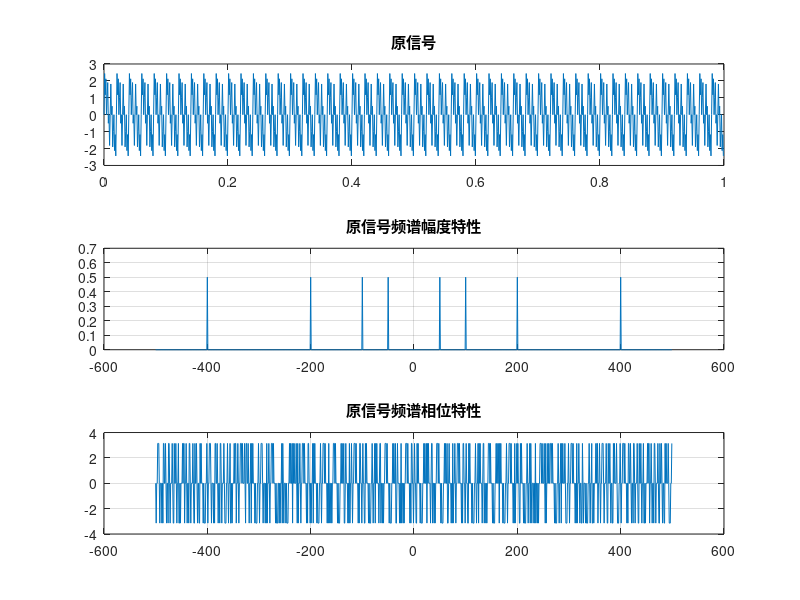
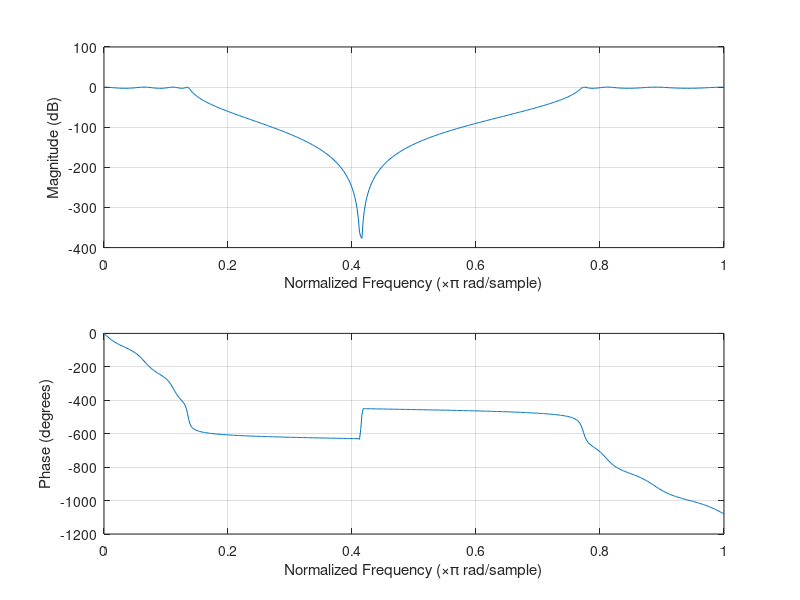
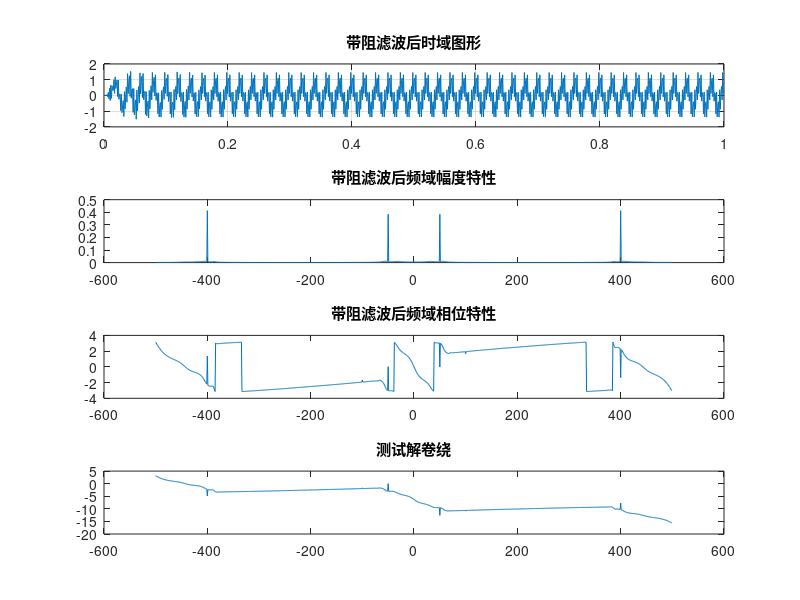

Write the MATLAB code that produced these figures, in order.
clear;
clc;
% 巴特沃斯滤波器的基本使用
%{
[Z,P,K] = buttap(20);
[num,den] = zp2tf(Z,P,K);
freqs(num,den);
%}

% 巴特沃斯低通滤波器幅频特性曲线
%{
n = 0:0.01:2;
for i=1:4
    switch i
        case 1
            N = 1;
        case 2
            N =3;
        case 3
            N =8;
        case 4
            N = 12;
    end
    [z,p,k] = buttap(N);    % 函数调用
    [b,a] = zp2tf(z,p,k);   % 得到传递函数
    [h,w] = freqs(b,a,n);   % 特性分析
    magh = abs(h);
    subplot(2,2,i);plot(w,magh);
    axis([0 2 0 1]);
    xlabel('w/wc');
    ylabel('|H(jw)|^2');
    title(['filter N =',num2str(N)]);
    grid on;
end
%}

% 巴特沃斯滤波器设计低通滤波器
%{
fn = 10000;
fp = 2000;
fs = 3000;
Rp =4;
Rs = 30;
Wp = fp/(fn/2); % 计算归一化角频率
Ws = fs/(fn/2);
[n,Wn] = buttord(Wp,Ws,Rp,Rs);disp(n);disp(Wn);
% 计算阶数和截止频率
[b,a] = butter(n,Wn);
% 计算H(z) 的分子、分母多项式系数
[H,F] = freqz(b,a,1000,8000);
% 计算H(z) 的幅频响应，freqz(b,a,计算点数,采样速率)
subplot(121);
plot(F,20*log10(abs(H)));
xlabel('频率(Hz)');
ylabel('幅值(dB)');
title('低通滤波器');
axis([0 4000 -30 3]);
grid on;
subplot(122);
pha = angle(H)*180/pi;
plot(F,pha);
xlabel('频率(Hz)');
ylabel('相位');
grid on;
%}

% 巴特沃斯滤波器设计高通滤波器
%{
fn = 10000;
fp = 900;
fs = 600;
Rp = 3;
Rs = 20;
Wp = fp/(fn/2);  % 计算归一化角频率
Ws = fs/(fn/2);
[n,Wn] = buttord(Wp,Ws,Rp,Rs);
% 计算阶数和截止频率
[b,a] = butter(n,Wn,'high');
% 计算H(z)分子、分母多项式系数
[H,F] = freqz(b,a,900,10000);
% 计算 H(z) 的幅频响应，freqz(b,a,计算点数,采样速率)
subplot(121);
plot(F,20*log10(abs(H)));
axis([0 4000 -30 3]);
xlabel('频率(Hz)');
ylabel('幅值(dB)');
grid on;
subplot(122);
pha = angle(H) * 180/pi;
plot(F,pha);
xlabel('频率(Hz)');
ylabel('相位');
grid on;
%}

% 巴特沃斯滤波器设计带通滤波器
%{
fn = 10000;
fp = [900,1200];
fs = [600,1700];
Rp =4;
Rs = 30;
Wp = fp/(fn/2); % 计算归一化角频率
Ws = fs/(fn/2);
[n,Wn] = buttord(Wp,Ws,Rp,Rs);
% 计算阶数和截止频率
[b,a] = butter(n,Wn);
% 计算H(z)分子、分母多项式系数
[H,F] = freqz(b,a,1000,10000);
% 计算H(z) 的幅频响应，freqz(b,a,计算点数,采样速率)
subplot(121);
plot(F,20*log10(abs(H)));
axis([0 5000 -30 3]);
xlabel('频率(Hz)');
ylabel('幅值(dB)');
grid on;
subplot(122);
pha = angle(H) * 180/pi;
plot(F,pha);
xlabel('频率(Hz)');
ylabel('相位');
grid on;
%}

% 巴特沃斯滤波器设计带阻滤波器
%{
fn = 10000;
fp = [600,1700];
fs = [900,1200];
Rp =4;
Rs = 30;
Wp = fp/(fn/2); % 计算归一化角频率
Ws = fs/(fn/2);
[n,Wn] = buttord(Wp,Ws,Rp,Rs);
% 计算阶数和截止频率
[b,a] = butter(n,Wn,'stop');
% 计算H(z)分子、分母多项式系数
[H,F] = freqz(b,a,1000,10000);
% 计算H(z) 的幅频响应，freqz(b,a,计算点数,采样速率)
subplot(121);
plot(F,20*log10(abs(H)));
axis([0 5000 -30 3]);
xlabel('频率(Hz)');
ylabel('幅值(dB)');
grid on;
subplot(122);
pha = angle(H) * 180/pi;
plot(F,pha);
xlabel('频率(Hz)');
ylabel('相位');
grid on;
%}


% 切比雪夫I型低通滤波器幅频响应曲线
%{
Wp = 3*pi*4*12^3;
Ws = 3*pi*12*10^3;
rp =1;
rs = 30;        % 设计滤波器的参数
wp = 1; 
ws = Ws/Wp;     % 对参数归一化
[N,wc] = cheb1ord(wp,ws,rp,rs,'s'); % 计算滤波器阶数和阻带起始频率
[z,p,k] = cheb1ap(N,rs);        % 计算零点、极点、增益
[B,A] = zp2tf(z,p,k);
w = 0:0.002*pi:pi;
[h,w] = freqs(B,A,w);
plot(w*wc/wp,20*log10(abs(h)),'k');
grid on;
xlabel('\lambda');
ylabel('A(\lambda)/dB');
%}

% 切比雪夫I型低通滤波器的平方幅频响应曲线
%{
n = 0:0.02:4;
for i =1:4
    switch i
        case 1,N = 1;
        case 2,N = 3;
        case 3,N = 5;
        case 4,N = 7;
    end
    Rp = 1;                         % 设置通滤波纹为 1dB
    [z,p,k] = cheb1ap(N,Rp);        % 设计 Chebyshev I 型滤波器
    [b,a] = zp2tf(z,p,k);           % 将零点极点增益形式转换为传递函数形式
    [H,w] = freqs(b,a,n);           % 按 n 指定的频率点给出频率响应
    magH2 = (abs(H)).^2;            % 给出传递函数幅度平方
    subplot(2,2,i);
    plot(w,magH2);
    title (['N=' num2str(N)]);
    xlabel('w/wc');
    ylabel('切比雪夫I型 |H(jw)|^2');
    grid on;
end
%}

% 切比雪夫II型低通滤波器幅频响应曲线
%{
Wp = 3*pi*4*12^3;
Ws = 3*pi*12*10^3;
rp =1;
rs = 30;        % 设计滤波器的参数
wp = 1; 
ws = Ws/Wp;     % 对参数归一化
[N,wc] = cheb2ord(wp,ws,rp,rs,'s'); % 计算滤波器阶数和阻带起始频率
[z,p,k] = cheb2ap(N,rs);        % 计算零点、极点、增益
[B,A] = zp2tf(z,p,k);
w = 0:0.002*pi:pi;
[h,w] = freqs(B,A,w);
plot(w*wc/wp,20*log10(abs(h)),'k');
grid on;
xlabel('\lambda');
ylabel('A(\lambda)/dB');
%}


% 切比雪夫II型滤波器的平方幅频响应曲线
%{
n = 0:0.02:4;   % 频率点
for i =1:4      % 取4种滤波器
    switch i
        case 1,N = 1;
        case 2,N = 3;
        case 3,N = 5;
        case 4,N = 7;
    end
    Rs = 20;
    [z,p,k] = cheb2ap(N,Rs);        % 设计 Chebyshev II 型模拟原型滤波器
    [b,a] = zp2tf(z,p,k);           % 将零点极点增益形式转换为传递函数形式
    [H,w] = freqs(b,a,n);           % 按 n 指定的频率点给出频率响应
    magH2 = (abs(H)).^2;            % 给出传递函数幅度平方
    subplot(2,2,i);
    plot(w,magH2);
    title (['N=' num2str(N)]);
    xlabel('w/wc');
    ylabel('切比雪夫I型 |H(jw)|^2');
    grid on;
end
%}


% 设计切比雪夫II型模拟带通滤波器
%{
Wp = [3*pi*9000,3*pi*16000];
Ws = [3*pi*7000,3*pi*17000];
rp = 1;rs = 30;     % 模拟滤波器的设计指标
[N,wso] = cheb2ord(Wp,Ws,rp,rs,'s');    % 计算滤波器的阶数
[b,a] = cheby2(N,rs,wso,'s');           % 计算滤波器的系统函数的分子、分母向量
w =0:3*pi*100:3*pi*25000;
[h,w] = freqs(b,a,w);       % 计算频率响应
plot(w/(2*pi),20*log10(abs(h)),'k');
xlabel('f(Hz)');
ylabel('幅度(dB)');
grid on;
%}


% ellipord 函数设计椭圆滤波器
%{
Wp = 3*pi*4*12^3;
Ws = 2*pi*12*12^3;
rp = 2;
rs = 25;        % 设计滤波器的参数
wp = 1;
ws = Ws/Wp;     % 对参数归一化
[N,wc] = ellipord(wp,ws,rp,rs,'s');     % 计算滤波器阶数和阻带起始频率
[z,p,k] = ellipap(N,rp,rs);             % 计算零点、极点、增益
[B,A] = zp2tf(z,p,k);
w = 0:0.03*pi:2*pi;
[h,w] = freqs(B,A,w);
plot(w,20*log10(abs(h)),'k');
xlabel('\lambda');
ylabel('A(\lambda)/dB');
grid on;
%}


% ellipap 函数设计椭圆滤波器示例
%{
n = 0:0.02:4;
for i =1:4
    switch i
        case 1,N =1;
        case 2,N = 3;
        case 3,N = 5;
        case 4,N =7;
    end
    Rp =1;Rs = 15;          % 设置通滤波纹为 1dB，阻带衰减为15dB
    [z,p,k] = ellipap(N,Rp,Rs);     % 设计椭圆滤波器
    [b,a] = zp2tf(z,p,k);           % 将零点极点增益形式转换为传递函数形式
    [H,w] = freqs(b,a,n);           % 将n指定的频率点给出频率响应
    magH2 = (abs(H)).^2;            % 给出传递函数幅度平方
    subplot(2,2,i);
    plot(w,magH2);
    title(['N=' num2str(N)]);
    xlabel('w/wc');
    ylabel('|H(jw)|^2');
    grid on;
end
%}


% 设计合适的切比雪夫I型滤波器，实现低通到低通的频带变换
%{
Wp = 3*pi*5000;
Ws = 3*pi*13000;
rp = 2;
rs = 25;        % 模拟滤波器的设计指标
wp = Wp/Wp;ws = Ws/Wp;  
[N,wc] = cheb1ord(wp,ws,rp,rs,'s');    % 计算切比雪夫I型滤波器的阶数
[z,p,k] = cheb1ap(N,wc);        % 计算归一化滤波器的零、极点
[bp,ap] = zp2tf(z,p,k);         % 计算归一化滤波器的系统函数分子、分母系数
[b,a] = lp2lp(bp,ap,Wp);        % 计算一般模拟滤波器的系统函数分子、分母系数
w = 0:3*pi*120:3*pi*30000;
[h,w] = freqs(b,a,w);           % 计算频率响应
plot(w/(2*pi),20*log10(abs(h)),'k');
xlabel('f(Hz)');ylabel('幅度(dB)');grid on;
%}


% 4阶的椭圆滤波器低通到低通变换
%{
Rp = 3;Rs= 25;      % 模拟原型滤波器的通带波纹与阻带衰减
[z,p,k] = ellipap(4,Rp,Rs); % 设计椭圆滤波器
[b,a] = zp2tf(z,p,k);       % 由零点极点增益形式转换为传递函数形式 n=0
n =0:0.02:4;
[h,w] = freqs(b,a,n);       % 给出复数频率响应
subplot(121);plot(w,abs(h).^2);     % 给出平方幅频函数
xlabel('w/wc');ylabel('椭圆|H(jw)|^2');
title('原型低通椭圆滤波器(wc =1)');
grid on;
[bt,at] = lp2lp(b,a,0.5);       % 将模拟原型低通滤波器的截止频率变换为 0.5
[ht,wt] = freqs(bt,at,n);       % 给出复数频率响应
subplot(122);plot(wt,abs(ht).^2);   % 给出平方幅频函数
xlabel('w/wc');ylabel('椭圆|H(jw)|^2');
title('原型低通椭圆滤波器(wc =0.6)');
grid on;
%}

% 设计合适的切比雪夫I型滤波器，实现低通到高通的频带变换
%{
Wp = 3*pi*11000;
Ws = 3*pi*7000;
rp = 2;
rs = 25;        % 模拟滤波器的设计指标
wp = Wp/Wp;ws=Wp/Ws;    % 频带变换，得到归一化滤波器
[N,wc] = cheb1ord(wp,ws,rp,rs,'s'); % 计算切比雪夫I型滤波器的阶数
[z,p,k] = cheb1ap(N,wc);    % 计算归一化滤波器的零、极点
[bp,ap] = zp2tf(z,p,k); % 计算归一化滤波器的系统函数分子、分母系数
[b,a] =  lp2hp(bp,ap,Wp);       % 计算一般模拟滤波器的系统函数分子、分母系数
w = 0:3*pi*130:3*pi*25000;
[h,w] = freqs(b,a,w);           % 计算频率响应
plot(w/(2*pi),20*log10(abs(h)),'k');
grid on;
xlabel('f(Hz)');ylabel('幅度(dB)');
%}

% 将 5阶设计切比雪夫I 型模拟原型滤波器变换为截止频率为 0.6 的模拟高通滤波器
%{
Rp= 0.5;    % 设置滤波器的通带波纹为 0.5dB
[z,p,k] = cheb1ap(5,Rp);        % 设计切比雪夫I型模拟原型滤波器
[b,a] = zp2tf(z,p,k);       % 由零点极点增益形式转换为传递函数形式
n = 0:0.02:4;
[h,w] = freqs(b,a,n);       % 给出复数频率响应
subplot(121);
plot(w,abs(h).^2);  % 给出平方幅频函数
xlabel('w/wc');ylabel('椭圆|H(jw)|^2');
title('切比雪夫I型低通原型滤波器(wc=1)');
grid on;
[bt,at] = lp2hp(b,a,0.6);       % 由低通原型滤波器转换为截止频率为 0.8 的高通滤波器
[ht,wt] = freqs(bt,at,n);       % 给出复数频率响应
subplot(122);plot(wt,abs(ht).^2);       % 给出平方幅频函数
xlabel('w/wc');ylabel('椭圆|H(jw)|^2');
title('切比雪夫I型高通滤波器(wc=0.6)');
grid on;
%}

% 设计切比雪夫I型模拟带通滤波器，实现低通到带通的频带变换
%{
Wc1  = 3*pi*9000;
Wc2 = 3*pi*16000;
rp = 2;
rs = 25;
Wd1 = 3*pi*6000;
Wd2 = 3*pi*20000;       % 模拟滤波器的设计指标
B = Wc2-Wc1;
wo = sqrt(Wc1*Wc2);wp =1;
ws2 = (Wd2*Wd2-wo*wo)/Wd2/B;
ws1 = -(Wd1*Wd1 -wo*wo)/Wd1/B;
ws = min(ws1,ws2);      % 频带变换，得到归一化滤波器
[N,wc] = cheb1ord(wp,ws,rp,rs,'s');     % 计算切比雪夫I型滤波器的阶数
[z,p,k] = cheb1ap(N,wc);            % 计算归一化滤波器的零、极点
[bp,ap] = zp2tf(z,p,k);             % 计算归一化滤波器的系统函数分子、分母系数
[b,a] = lp2bp(bp,ap,wo,B);          % 计算一般模拟滤波器的系统函数分子、分母系数
w =0:3*pi*130:3*pi*25000;
[h,w] = freqs(b,a,w);
plot(w/(2*pi),20*log10(abs(h)),'k');
axis([0,30000,-100,0]);
xlabel('f(Hz)');
ylabel('幅度(dB)');
grid on;
%}

% 将4阶切比雪夫II 型模拟原型滤波器变换为模拟带通滤波器
%{
Rs = 30;    %滤波器的阻带衰减为 20dB
[z,p,k] = cheb2ap(4,Rs);    % 设计切比雪夫II型模拟原型滤波器
[b,a] = zp2tf(z,p,k);       % 由零点极点增益形式转换为传递函数形式
n = 0:0.02:4;
[h,w] = freqs(b,a,n);       % 给出复数频率响应
subplot(121);plot(w,abs(h).^2);     % 绘出平方幅频函数
xlabel('w/wc');ylabel('切比雪夫II 型|H(jw)|^2');
title('切比雪夫II型低通原型滤波器(wc=1)');
grid on;
w1 = 0.7;w2 =1.6;       % 给定将要设计滤波器通带的下限和上限频率
w0 = sqrt(w1*w2);       % 计算中心点频率
bw = w2-w1;             % 计算中心点频带宽度
[bt,at] = lp2bp(b,a,w0,bw);     % 频率转换
[ht,wt] = freqs(bt,at,n);   % 计算滤波器的复数频率响应
subplot(122);plot(wt,abs(ht).^2);       % 给出平方幅频函数
xlabel('w/wc');ylabel('切比雪夫II型|H(jw)|^2');
title('切比雪夫II型带通滤波器(wc=0.7~1.6)');
grid on;
%}


% 设计合适的切比雪夫I型滤波器，实现低通到带阻的频带变换
%{
Wc1  = 3*pi*9000;
Wc2 =  3*pi*16000;
rp = 2;
rs = 25;
Wd1 = 3*pi*6000;
Wd2 = 3*pi*20000;       % 模拟滤波器的设计指标
B = Wd2-Wd1;
wo = sqrt(Wd1*Wd2);wp =1;
ws2 = (Wc2*B)/(Wc2*Wc2-wo*wo);
ws1 = -(Wc1*B)/(Wc1*Wc1-wo*wo);
ws = min(ws1,ws2);      % 频带变换，得到归一化滤波器
[N,wc] = cheb1ord(wp,ws,rp,rs,'s');     % 计算切比雪夫I型滤波器的阶数
[z,p,k] = cheb1ap(N,wc);            % 计算归一化滤波器的零、极点
[bp,ap] = zp2tf(z,p,k);             % 计算归一化滤波器的系统函数分子、分母系数
[b,a] = lp2bs(bp,ap,wo,B);          % 计算一般模拟滤波器的系统函数分子、分母系数
w =0:3*pi*130:3*pi*25000;
[h,w] = freqs(b,a,w);
plot(w/(2*pi),20*log10(abs(h)),'k');
axis([0,30000,-100,0]);
xlabel('f(Hz)');
ylabel('幅度(dB)');
grid on;
%}


% 将5阶巴特沃斯模拟原型滤波器变换为模拟带阻滤波器，上下边界频率为 wc =0.6~1.6rad/s
%{
[z,p,k] = buttap(5);    % 设计巴特沃斯模拟原型滤波器
[b,a] = zp2tf(z,p,k);       % 由零点极点增益形式转换为传递函数形式
n = 0:0.02:4;
[h,w] = freqs(b,a,n);       % 给出复数频率响应
subplot(121);plot(w,abs(h).^2);     % 绘出平方幅频函数
xlabel('w/wc');ylabel('巴特沃斯|H(jw)|^2');
title('wc=1');
grid on;
w1 = 0.6;w2 =1.6;       % 给定将要设计带阻下限和上限频率
w0 = sqrt(w1*w2);       % 计算中心点频率
bw = w2-w1;             % 计算中心点频带宽度
[bt,at] = lp2bs(b,a,w0,bw);     % 频率转换
[ht,wt] = freqs(bt,at,n);   % 计算滤波器的复数频率响应
subplot(122);plot(wt,abs(ht).^2);       % 给出平方幅频函数
xlabel('w/wc');ylabel('巴特沃斯|H(jw)|^2');
title('wc=0.6~1.6');
grid on;
%}


% 通过冲激响应不变法设计巴特沃斯数字滤波器
%{
T = 2;      % 设置采样周期为2
fs = 1/T;   % 采样频率为周期倒数
Wp = 0.30 *pi/T;
Ws = 0.35*pi/T;     % 设置归一化通带和阻带截止频率
Ap = 20*log10(1/0.8);
As = 20*log10(1/0.18);  % 设置通带最大和最小衰减
[N,Wc] = buttord(Wp,Ws,Ap,As,'s');
% 调用 butter 函数确定巴特沃斯滤波器阶数
[B,A] = butter(N,Wc,'s');
% 调用butter 函数设计巴特沃斯滤波器
W = linspace(0,pi,400*pi);      % 指定一段频率值
hf = freqs(B,A,W);
% 计算模拟滤波器的幅频响应
subplot(121);
plot(W/pi,abs(hf)/abs(hf(1)));
% 绘出巴特沃斯模拟滤波器的幅频特性曲线
grid on;
title('巴特沃斯模拟滤波器');
xlabel('Frequency/Hz');
ylabel('Magnitude');
[D,C] = impinvar(B,A,fs);
% 调用冲激响应不变法
Hz = freqz(D,C,W);
% 返回频率响应
subplot(122);
plot(W/pi,abs(Hz)/abs(Hz(1)));
% 绘出巴特沃斯数字低通滤波器的幅频特性曲线
grid on;
title('巴特沃斯数字滤波器');
xlable('Frequency/Hz');
ylabel('Magnitude');
%}

% 用冲激响应不变法设计椭圆数字滤波器
%{
wp = 400*pi*2;
ws = 420*2*pi;
rs = 90;
rp = 0.25;
fs = 1450;
[n,wn] = ellipord(wp,ws,rp,rs,'s');
[z,p,k] = ellipap(n,rp,rs);
[a,b,c,d] = zp2ss(z,p,k);
[at,bt,ct,dt] = lp2lp(a,b,c,d,wn);
[num1,den1] = ss2tf(at,bt,ct,dt);
[num2,den2] = impinvar(num1,den1,fs);
[h,w] = freqz(num2,den2);
figure;
winrect = [150,150,450,350];
set(gcf,'position',winrect);
set(gco,'linewidth',1);
freqz(num2,den2);
xlabel('归一化角频率');ylabel('相角');
figure;
winrect= [150,150,450,350];
set(gcf,'position',winrect);
plot(w*fs/(2*pi),abs(h));
grid on;
xlabel('频率(Hz)');ylabel('幅值');
%}

% 利用巴特沃斯模拟滤波器，通过双线性变换法设计数字带阻滤波器
%{
T = 1;      % 设置采样周期为 1
fs = 1/T;       % 采样频率为周期倒数
wp = [0.30 *pi,0.75*pi];
ws = [0.35*pi,0.65*pi];
Wp = (2/T) *tan(wp/2);
Ws = (2/T) * tan(ws/2);     % 设置归一化通带和阻带截止频率
Ap = 20*log10(1/0.8);
As = 20*log10(1/0.18);
% 设置通带最大和最小衰减
[N,Wc] = buttord(Wp,Ws,Ap,As,'s');
% 调用 butter 函数确定巴特沃斯滤波器阶数
[B,A] = butter(N,Wc,'stop','s');
% 调用 butter 函数设计巴特沃斯滤波器
W = linspace(0,2*pi,400*pi);
% 指定一段频率值
hf = freqs(B,A,W);
% 计算模拟滤波器的幅频响应
subplot(121);
plot(W/pi,abs(hf));
% 绘出巴特沃斯模拟滤波器的幅频特性曲线
grid on;
title('巴特沃斯模拟滤波器');
xlabel('Frequency/Hz');
ylabel('Magnitude');
[D,C] = bilinear(B,A,fs);
% 调用双线性变换法
Hz = freqz(D,C,W);
% 返回频率响应
subplot(122);
plot(W/pi,abs(Hz));
% 绘出巴特沃斯数字带阻滤波器的幅频特性曲线
grid on;
title('巴特沃斯数字滤波器');
xlabel('Frequency/Hz');
ylabel('Magnitude');
%}

% 用双线性变换法设计椭圆数字滤波器
%{
wp = 400*2*pi;
ws = 420*2*pi;
rs = 90;rp =0.25;fs = 1450;
[n,wn] = ellipord(wp,ws,rp,rs,'s');
[z,p,k] = ellipap(n,rp,rs);
[a,b,c,d] = zp2ss(z,p,k);
[at,bt,ct,dt] = lp2lp(a,b,c,d,wn);
[num1,den1] = ss2tf(at,bt,ct,dt);
[num2,den2] = bilinear(num1,den1,fs);
[h,w] = freqz(num2,den2);
figure;
winrect = [100,100,400,300];
set(gcf,'position',winrect);
set(gco,'linewidth',1);
freqz(num2,den2);
xlabel('归一化角频率');
ylabel('相角');
figure;
winrect = [100,100,400,300];
set(gcf,'position',winrect);
plot(w*fs/(2*pi),abs(h));
grid on;
xlabel('频率(Hz)');ylabel('幅值');
%}

% 用buttord 函数选择合适的阶数,巴特沃斯幅频响应
%{
Fs = 40000;fp = 5000;fs = 9000;
rp = 1;rs = 30;
wp = 2*fp/Fs;ws = 2*fs/Fs;  % 计算数字滤波器的设计指标
[N,wc] = buttord(wp,ws,rp,rs);  % 计算数字滤波器的阶数和通带截止频率
[b,a] = butter(N,wc);           % 计算数字滤波器系统函数
w = 0:0.01*pi:pi;
[h,w] = freqz(b,a,w);       % 计算数字滤波器的幅频响应
plot(w/pi,20*log10(abs(h)),'k');
axis([0,1,-100,10]);
xlabel('\omega/\pi');ylabel('幅度(dB)');grid on;

% cheb1ord 函数用法示例，切比雪夫I型滤波器频率响应
Wp = [60 200]/500;
Ws = [50 250]/500;
Rp = 3;
Rs = 40;
[n,Wn] = cheb1ord(Wp,Ws,Rp,Rs);
[b,a] = butter(n,Wn);
freqz(b,a,128,1000);
title('n=? 巴特沃斯滤波器');
%}


% 绘制模拟滤波器的传递函数示例
%{
a = [1 0.5 2];      % 滤波器传递函数分母多项式系数
b = [0.4 0.5 2];    % 滤波器传递函数分子多项式系数
w = logspace(-1,1);
freqs(b,a,w);
h = freqs(b,a,w);
mag = abs(h);
phase = angle(h);
subplot(2,2,1);loglog(w,mag);       % 运用双对数坐标绘制幅频响应
grid on;
xlabel('角频率');ylabel('振幅');
subplot(2,1,2);semilogx(w,phase);   % 运用半对数坐标绘制相频响应
grid on;
xlabel('角频率');
ylabel('相位');
%}

% 滤波器的输出及其输入、输出信号的傅里叶振幅谱
%{
dt = 1/2000;
t = 0:dt:0.1;       % 给出模拟滤波器输出的时间范围
% 模拟输入信号
u = tan(2*pi*30*t) + 0.5*sin(2*pi*300*t) +2*cos(2*pi*800*t);
subplot(2,2,1);plot(t,u);   % 绘制模拟输入信号
xlabel('时间/s');title('输入信号');
%[ys,ts] = lsim(u,t);      % 模拟系统的输入u 时的输出
subplot(2,2,2);
%plot(ts,ys);     % 绘制模拟输入信号
xlabel('时间/s');title('输出信号');
% 绘制输入信号振幅谱
subplot(2,2,3);plot((0:length(u)-1)/length(u)*dt,abs(fft(u))* 2/length(u));
xlabel('频率/Hz');title('输入信号振幅谱');
subplot(2,2,4);
Y = fft(ys);
% 绘制输出信号振幅谱
plot((0:length(Y)-1)/(length(Y)*dt),abs(Y)*2/length(Y));
xlabel('频率/Hz');
title('输出信号振幅谱');
%}

% 设计一个 6 阶的切比雪夫II型带通滤波器   ??? tf 函数不能使用
%{
N= 6;
Rp =3;      % 滤波器的阶数
f1 = 150;
f2 = 600;
w1 = 2*pi*f1;
w2 = 2*pi*f2;       % 边界频率(rad/s)
[z,p,k] = cheb2ap(N,Rp);        % 设计切比雪夫II型原型低通滤波器
[b,a] = zp2tf(z,p,k);           % 转换为传递函数形式
Wo = sqrt(w1*w2);               % 中心频率
Bw = w2-w1;                     % 频带宽度
[bt,at] = lp2bp(b,a,Wo,Bw);     % 频率转换
[h,w] = freqs(bt,at);
figure;
subplot(2,2,1);
semilogy(w/2/pi,abs(h));        % 绘制幅频特性
xlabel('频率/Hz');title('幅频图');
grid on;
subplot(2,2,2);plot(w/2/pi,angle(h)*180/pi);        % 绘制相频响应
xlabel('频率/Hz');ylabel('相位图/^o');title('相频图');
grid on;
H = [tf(bt,at)];        % 在MATLAB 中表示此滤波器
[h1,t1]= impulse(H);        % 绘出系统的冲激响应图
subplot(2,2,3);plot(t1,h1);
xlabel('时间/s');title('脉冲冲激响应');
[h1,h2] = step(H);      % 给出系统的阶跃响应
subplot(2,2,4);plot(t2,h2);
xlabel('时间/s');title('阶跃响应');
%}

% 设计一个 三阶巴特沃斯LP 滤波器，分别用冲激响应不变法和双线性变换法
%{
[B,A] = butter(3,2*pi*1000,'s');
[num1,den1] = impinvar(B,A,4000);       % 冲激响应不变法
[h1,w] = freqz(num1,den1);
[B,A] = butter(3,2/0.00025,'s');
[num2,den2] = bilinear(B,A,4000);       % 双线性变换
[h2,w] = freqz(num2,den2);
f = w/pi*2000;
plot(f,abs(h1),'-.',f,abs(h2),'-');
grid on;
xlabel('频率/Hz');
ylabel('幅值');
%}


% 设计一个巴特沃斯带通滤波器，90k-120kHz，阻带 120kHz 处最小衰减大于 10dB
%{
w1 = 2*500*tan(2*pi*90/(2*400));
w2 = 2*500*tan(2*pi*110/(2*400));
wr = 2*500*tan(2*pi*120/(2*400));
[N,wn] = buttord([w1,w2],[1 wr],3,10,'s');
[B,A] = butter(N,wn,'s');
[num,den] = bilinear(B,A,400);
[h,w] = freqz(num,den);
f = w/pi*200;
plot(f,20*log10(abs(h)));
axis([40,160,-30,10]);
grid on;
xlabel('频率/Hz');ylabel('幅度/dB');
%}

% 采样率 1kHz，要求滤除100Hz 的干扰，其 3dB 的边界频率为 85Hz 和 125Hz,原型归一化低通滤波器
%{
w1 = 85/500;
w2 = 125/500;
[B,A] = butter(1,[w1,w2],'stop');
[h,w] = freqz(B,A);
f = w/pi*500;
plot(f,20*log10(abs(h)));
axis([50,150,-30,10]);
grid on;
xlabel('频率/Hz');
ylabel('幅度/dB');
%}

% 用冲激响应不变法设计一个巴特沃斯低通滤波器，使其特征逼近一个低通巴特沃斯模拟滤波器的性能指标
%{
wp = 2000 * 2*pi;
ws = 3000*2*pi;     % 滤波器截止频率
Rp = 3;
Rs = 15;            % 通带波纹和阻带衰减
Fs = 9000;          % 采样频率
Nn = 256;           % 调用 freqz 所用的频率点数
[N,wn] = buttord(wp,ws,Rp,Rs,'s');  % 模拟滤波器的最小阶数
[z,p,k] = buttap(N);            % 设计模拟低通原型巴特沃斯滤波器
[Bap,Aap] = zp2tf(z,p,k);       % 将零点极点增益形式转换为传递函数形式
[b,a] = lp2lp(Bap,Aap,wn);      % 进行频率转换
[bz,az] = impinvar(b,a,Fs);
% 运用冲激响应不变法得到数字滤波器的传递函数
figure;
[h,f] = freqz(bz,az,Nn,Fs);     % 绘制数字滤波器的幅频特性和相频特性
subplot(221);
plot(f,20*log10(abs(h)));
xlabel('频率/Hz');
ylabel('振幅/dB');
grid on;
subplot(222);
plot(f,180/pi*unwrap(angle(h)));
xlabel('频率/Hz');
ylabel('相位/^o');
grid on;
f1 = 1000;f2 = 2000;        % 输入信号的频率
N = 100;                    % 数据长度
dt = 1/Fs; n = 0:N-1;       % 采样时间间隔
t = n*dt;               % 时间序列
x = tan(2*pi*f1*t) +0.5*sin(2*pi*f2*t);    % 滤波器输入信号
subplot(223);
plot(t,x);
title('输入信号');       % 绘制输入信号
y = filtfilt(bz,az,x);       % 用函数 filtfilt 对输入信号进行滤波
y1 = filter(bz,az,x);       % 用 filter 函数对输入信号进行滤波
subplot(224);plot(t,y,t,y1,':');
title('输出信号');
xlabel('时间/s');
legend('filtfilt 函数','filter函数');
%}


% 用双线性变换法设计一个椭圆低通滤波器
%{
wp = 0.3*pi;
ws = 0.4*pi;        % 对数字滤波器截止频率通带波纹
Rp = 2;
Rs = 30;            % 阻带衰减
Fs = 100;
Ts = 1/Fs;          % 采样频率
Nn = 256;           % 采用 freqz 所用的频率点数
wp = 2/Ts*cos(wp/2);
ws = 2/Ts*cos(ws/2);        % 按频率公式进行转换
[n,wn]  = ellipord(wp,ws,Rp,Rs,'s');        % 计算模拟滤波器的最小阶数
[z,p,k] = ellipap(n,Rp,Rs);     % 设计模拟原型滤波器
[Bap,Aap] = zp2tf(z,p,k);       % 零点极点增益形式转换为传递函数形式
[b,a] = lp2lp(Bap,Aap,wn);      % 低通转换为低通滤波器的频率转换
[bz,az] = bilinear(b,a,Fs);     % 运用双线性变换法得到数字滤波器传递函数
[h,f] = freqz(bz,az,Nn,Fs);     % 绘出频率特性
subplot(121);plot(f,20*log10(abs(h)));
xlabel('频率/Hz');ylabel('振幅/dB');
grid on;
subplot(122);plot(f,180/pi*unwrap(angle(h)));
xlabel('频率/Hz');ylabel('相位/^o');
grid on;
%}

% 设计一个数字高通滤波器，通带为 400-500Hz，通带内容许有 0.5dB 的波动，阻带内衰减在小于 317Hz的频带内至少为 19dB
% ，采样频率为1000Hz
%{
wc = 2*1000*tan(2*pi*400/(2*1000));
wt = 2*1000*tan(2*pi*317/(2*1000));
[N,wn] = cheb1ord(wc,wt,0.5,19,'s');
% 选择最小阶和截止频率
% 设计高通滤波器
[B,A] = cheby1(N,0.5,wn,'high','s');
% 设计切比雪夫I型模拟滤波器
[num,den] = bilinear(B,A,1000);
% 数字滤波器设计
[h,w] = freqz(num,den);
f = w/pi*500;
plot(f,20*log10(abs(h)));
axis([0,500,-80,10]);
grid on;
xlabel('频率/Hz');
ylabel('幅度/dB');
%}


% 切比雪夫I型滤波器的设计

fs = 1000; % 采样率
Ts = 1/fs;
N = 1000;   % 序列长度
t = (0:N-1)*Ts;
delta_f = 1*fs/N;
f1 = 50;
f2 = 100;
f3 = 200;
f4 = 400;
x1 = 2*0.5*sin(2*pi*f1*t);
x2 = 2*0.5*sin(2*pi*f2*t);
x3 = 2*0.5*sin(2*pi*f3*t);
x4 = 2*0.5*sin(2*pi*f4*t);
x = x1+x2+x3+x4;        % 待处理信号有四个分量组成

X = fftshift(abs(fft(x)))/N;
X_angle  = fftshift(angle(fft(X)));
f = (-N/2:N/2-1) *delta_f;

figure(1);
subplot(3,1,1);
plot(t,x);
title('原信号');
subplot(3,1,2);
 plot(f,X);
 grid on;
 title('原信号频谱幅度特性');
 subplot(3,1,3);
 plot(f,X_angle);
 title('原信号频谱相位特性');
 grid on;

 
 % 设计一个切比雪夫低通滤波器，要求把 50Hz 的频率分量保留，其他分量滤掉
 %{
 wp = 55/(fs/2);        % 通带截止频率，取 50-100 中间的值，并对其归一化
 ws = 90/(fs/2);        % 阻带截止频率，取 50-100 中间的值，并对其归一化
 alpha_p =3;            % 通带允许最大衰减为 db
 alpha_s = 40;          % 阻带允许最小衰减为 db
 % 获取阶数和截止频率
 [N1 wc1] = cheb1ord(wp,ws,alpha_p,alpha_s);
 % 获得转移函数系数
 [b a] =cheby1(N1,alpha_p,wc1,'low');
 % 滤波
 filter_lp_s = filter(b,a,x);
 X_lp_s = fftshift(abs(fft(filter_lp_s)))/N;
 X_lp_s_angle = fftshift(angle(fft(filter_lp_s)));
 figure(2);
 freqz(b,a);        % 滤波器频谱特性
 figure(3);
 subplot(3,1,1);
 plot(t,filter_lp_s);
 grid on;
 title('低通滤波后时域图形');
 subplot(3,1,2);
 plot(f,X_lp_s);
 title('低通滤波后频域幅度特性');
 subplot(3,1,3);
 plot(f,X_lp_s_angle);
 title('低通滤波后频域相位特性');
 %}

% 设计一个高通滤波器，要求把 400Hz 的频率分量保留，其他分量滤掉
%{
wp = 350/(fs/2);   % 通带截止频率，取200-400 中间的值，并对其归一化
ws = 380/(fs/2);    % 阻带截止频率，取 200-400 中间的值，并对其归一化
alpha_p = 3;        % 通带允许最大衰减为 db
alpha_s = 20;       % 阻带允许最小衰减为 db
% 获取阶数和截止频率
[N2 wc2] = cheb1ord(wp,ws,alpha_p,alpha_s);
% 获取转移函数系数
[b a] = cheby1(N2,alpha_p,wc2,'high');
% 滤波
filter_hp_s = filter(b,a,x);
X_hp_s = fftshift(abs(fft(filter_hp_s)))/N;
X_hp_s_angle = fftshift(angle(fft(filter_hp_s)));
figure(4);
freqz(b,a);     % 滤波器频谱特性
figure(5);
subplot(3,1,1);
plot(t,filter_hp_s);
grid on;
title('高通滤波后时域图形');
subplot(3,1,2);
plot(f,X_hp_s);
title('高通滤波后频域幅度特性');
subplot(3,1,3);
plot(f,X_hp_s_angle);
title('高通滤波后频域相位特性');
%}

% 设计一个带通滤波器，要求把 50Hz 和 400Hz 的频率分量滤掉，其他分量保留
%{
wp = [65 385]/(fs/2);       % 通带截止频率，50-100、200-400 中间各取一个值，并对其归一化
ws = [75 375]/(fs/2);       % 阻带截止频率，50-100、200-400 中间各取一个值，并对其归一化
alpha_p = 3;        % 通带允许最大衰减为 db
alpha_s = 20;       % 阻带允许最小衰减为 db
% 获取阶数和截止频率
[N3 wn] = cheb1ord(wp,ws,alpha_p,alpha_s);
% 获取转移函数系数
[b a] = cheby1(N3,alpha_p,wn,'bandpass');
% 滤波
filter_bp_s = filter(b,a,x);
X_bp_s = fftshift(abs(fft(filter_bp_s)));
X_bp_s_angle = fftshift(angle(fft(filter_bp_s)));
figure(6);
freqz(b,a);     % 滤波器频谱特性
figure(7);
subplot(3,1,1);
plot(t,filter_bp_s);
grid on;
title('带通滤波后时域图形');
subplot(3,1,2);
plot(f,X_bp_s);
title('带通滤波后频谱幅度特性');
subplot(3,1,3);
plot(f,X_bp_s_angle);
title('带通滤波后频率相位特性');
%}

% 设计一个带阻滤波器，要求把 50-400Hz 的频率分量保留，其他分量滤掉
wp = [65 385]/(fs/2);   % 通带截止频率50-100、200-400中间各取一个值，并对其归一化
ws = [75 375]/(fs/2);   % 阻带截止频率 50-100、200-400 中间各取一个值，并对其归一化
alpha_p = 3;        % 通带允许最大衰减为 db
alpha_s = 20;       % 阻带允许最小衰减为 db
[N4 wn] = cheb1ord(wp,ws,alpha_p,alpha_s);
[b a] = cheby1(N4,alpha_p,wn,'stop');
% 滤波
filter_bs_s = filter(b,a,x);
X_bs_s = fftshift(abs(fft(filter_bs_s)))/N;
X_bs_s_angle = fftshift(angle(fft(filter_bs_s)));
figure(8);
freqz(b,a);     % 滤波器频谱特性
figure(9);
subplot(4,1,1);
plot(t,filter_bs_s);
grid on;
title('带阻滤波后时域图形');
subplot(4,1,2);
plot(f,X_bs_s);
title('带阻滤波后频域幅度特性');
subplot(4,1,3);
plot(f,X_bs_s_angle);
title('带阻滤波后频域相位特性');
subplot(4,1,4);
plot(f,unwrap(X_bs_s_angle));       % unwrap 相位特性解卷绕
title('测试解卷绕');







